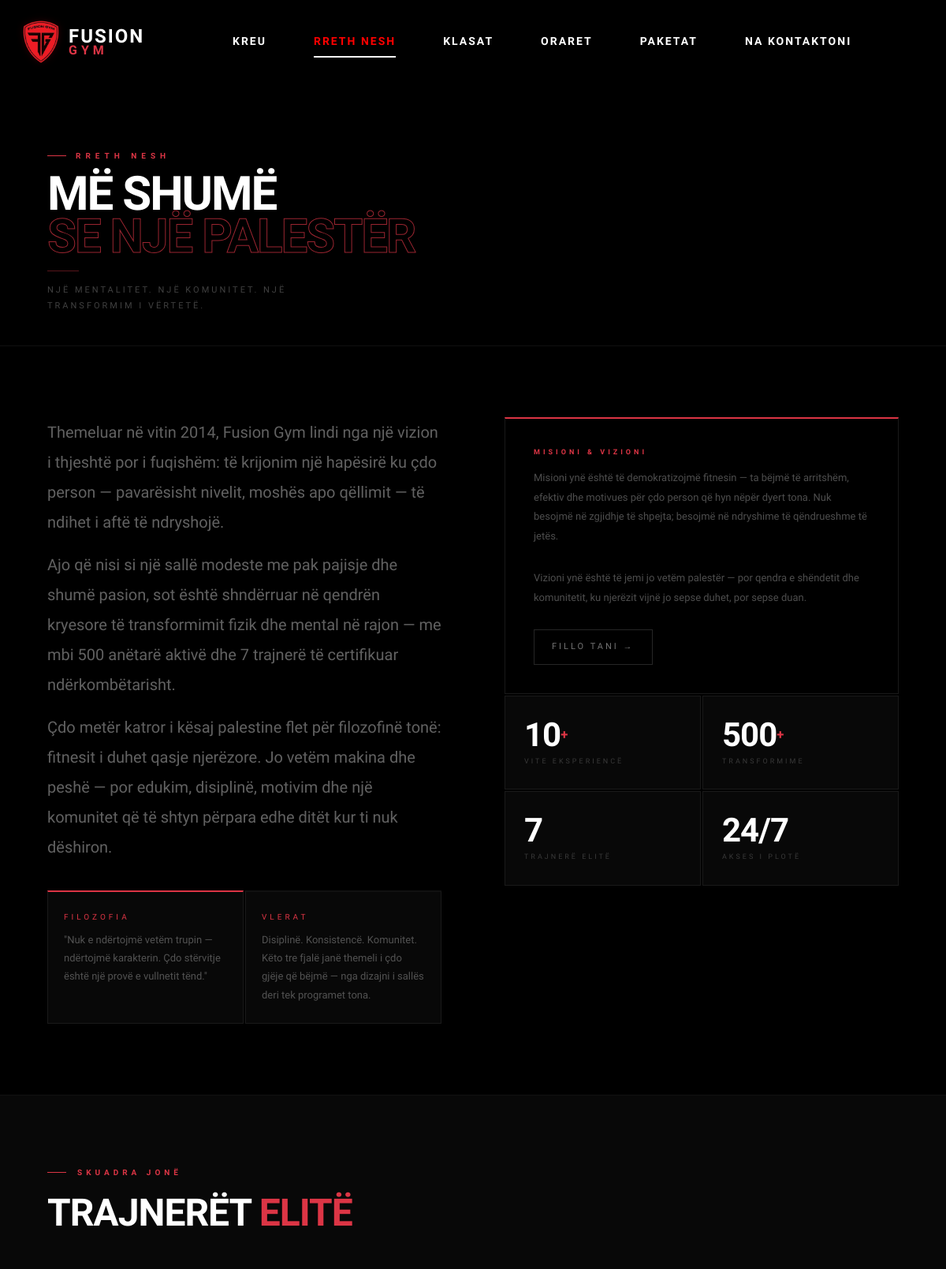
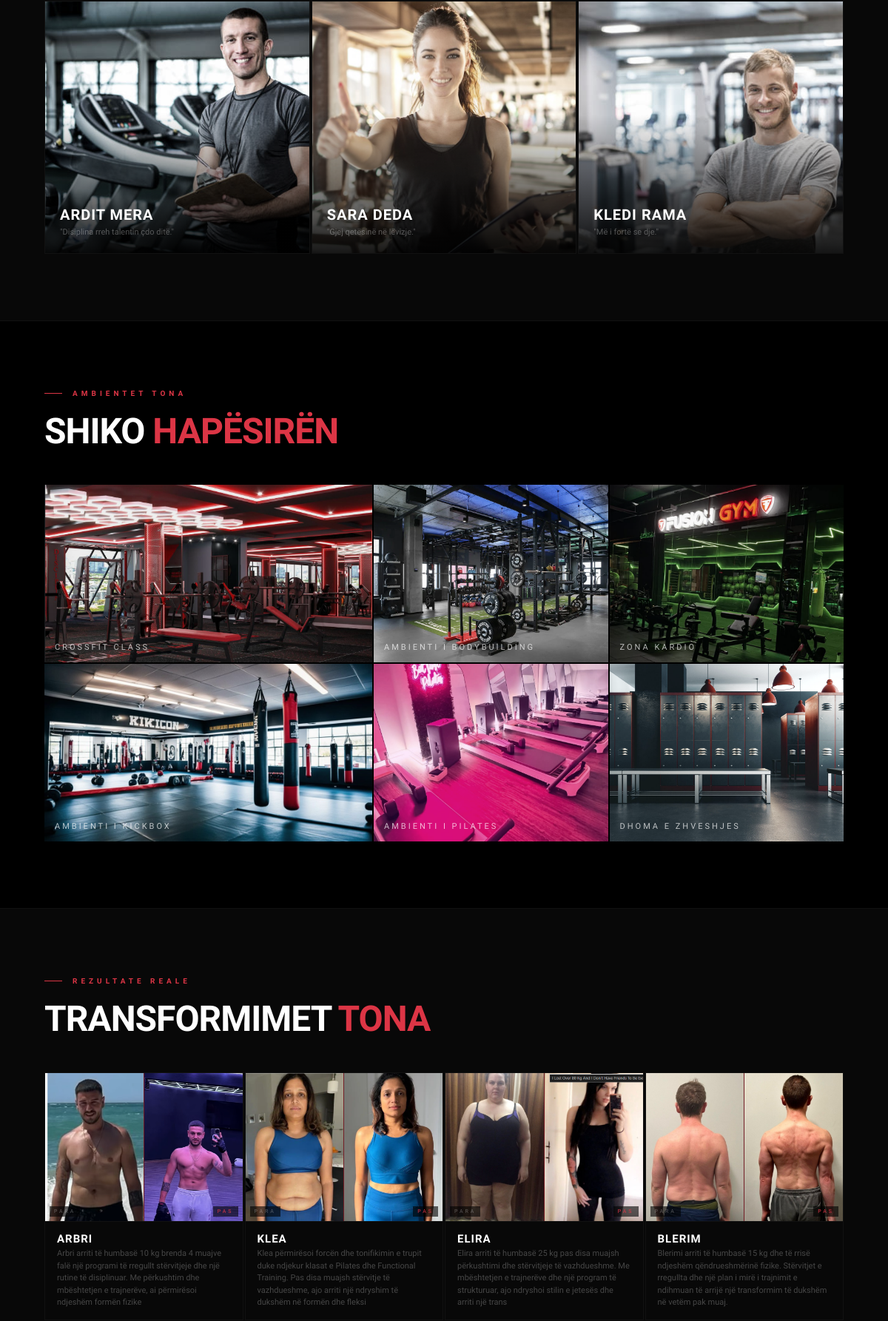
The page /about/ (upper part) on the database its author committed (2 pictures, top to bottom).
### aplikacion/models.py (models this page shows, shortened)
class Ambientet(models.Model):
    foto = models.ImageField(upload_to='ambient/')
    pershkrim = models.CharField(max_length=100)
    class Meta:
        verbose_name_plural = 'Ambientet'

class HistoriSuksesi(models.Model):
    emri=models.CharField(max_length=30)
    pershkrimi_shkurter = models.CharField(max_length=200)
    foto_para = models.ImageField(upload_to='transformime/')
    foto_pas = models.ImageField(upload_to='transformime/')
    data_krijimit = models.DateTimeField(auto_now_add=True)
    class Meta:
        verbose_name = "Foto Para/Pas"
        verbose_name_plural = "Foto Para/Pas"

### aplikacion/views.py (the view, shortened to what this page needs)
# urls.py: path('about/', views.about, name='about'),
def about(request):
    historite = HistoriSuksesi.objects.all()
    ambientet = Ambientet.objects.all()
    return render(request, 'about.html', {
        'historite': historite,
        'ambientet': ambientet
    })

### aplikacion/templates/about.html (shortened to what this page needs)
{% extends "base.html" %}
{% load static %}
{% block content %}
<div class="page-header">
  <div class="page-header-eyebrow"><span>Rreth Nesh</span></div>
  <h1 class="page-header-title">Më Shumë<br><em>se një Palestër</em></h1>
  <div class="page-header-line"></div>
  <p class="page-header-sub">Një mentalitet. Një komunitet. Një transformim i vërtetë.</p>
</div>
<section class="sp-section">
  <div class="sp-grid-2">
    <div>
      <p class="sp-body">Themeluar në vitin 2014, Fusion Gym lindi nga një vizion i thjeshtë por i fuqishëm: të krijonim një hapësirë ku çdo person — pavarësisht nivelit, moshës apo qëllimit — të ndihet i aftë të ndryshojë.</p>
      <p class="sp-body">Ajo që nisi si një sallë modeste me pak pajisje dhe shumë pasion, sot është shndërruar në qendrën kryesore të transformimit fizik dhe mental në rajon — me mbi 500 anëtarë aktivë dhe 7 trajnerë të certifikuar ndërkombëtarisht.</p>
      <p class="sp-body">Çdo metër katror i kësaj palestine flet për filozofinë tonë: fitnesit i duhet qasje njerëzore. Jo vetëm makina dhe peshë — por edukim, disiplinë, motivim dhe një komunitet që të shtyn përpara edhe ditët kur ti nuk dëshiron.</p>
      <div style="display:flex; gap:2px; margin-top:36px;">
        <div style="flex:1; background:#080808; border:1px solid #1a1a1a; border-top:2px solid #dc3545; padding:24px 20px;">
          <span style="font-size:10px; letter-spacing:4px; color:#dc3545; font-family:'Oswald',sans-serif; display:block; margin-bottom:10px;">FILOZOFIA</span>
          <p style="font-size:13px; color:rgba(255,255,255,0.3); font-family:'Oswald',sans-serif; font-weight:300; line-height:1.8; margin:0;">"Nuk e ndërtojmë vetëm trupin — ndërtojmë karakterin. Çdo stërvitje është një provë e vullnetit tënd."</p>
        </div>
        <div style="flex:1; background:#080808; border:1px solid #1a1a1a; border-top:2px solid #111; padding:24px 20px;">
          <span style="font-size:10px; letter-spacing:4px; color:#dc3545; font-family:'Oswald',sans-serif; display:block; margin-bottom:10px;">VLERAT</span>
          <p style="font-size:13px; color:rgba(255,255,255,0.3); font-family:'Oswald',sans-serif; font-weight:300; line-height:1.8; margin:0;">Disiplinë. Konsistencë. Komunitet. Këto tre fjalë janë themeli i çdo gjëje që bëjmë — nga dizajni i sallës deri tek programet tona.</p>
        </div>
      </div>
    </div>
    <div>
      <div class="sp-mission-box">
        <div class="sp-mission-label">Misioni &amp; Vizioni</div>
        <p class="sp-mission-text">Misioni ynë është të demokratizojmë fitnesin — ta bëjmë të arritshëm, efektiv dhe motivues për çdo person që hyn nëpër dyert tona. Nuk besojmë në zgjidhje të shpejta; besojmë në ndryshime të qëndrueshme të jetës.</p>
        <p class="sp-mission-text">Vizioni ynë është të jemi jo vetëm palestër — por qendra e shëndetit dhe komunitetit, ku njerëzit vijnë jo sepse duhet, por sepse duan.</p>
        <button class="fg-btn-outline" data-bs-toggle="modal" data-bs-target="#registerModal">Fillo Tani →</button>
      </div>
      <div class="sp-counters">
        <div class="sp-counter">
          <span class="sp-counter-n">10<sup>+</sup></span>
          <span class="sp-counter-l">Vite Eksperiencë</span>
        </div>
        <div class="sp-counter">
          <span class="sp-counter-n">500<sup>+</sup></span>
          <span class="sp-counter-l">Transformime</span>
        </div>
        <div class="sp-counter">
          <span class="sp-counter-n">7</span>
          <span class="sp-counter-l">Trajnerë Elitë</span>
        </div>
        <div class="sp-counter">
          <span class="sp-counter-n">24/7</span>
          <span class="sp-counter-l">Akses i Plotë</span>
        </div>
      </div>
    </div>
  </div>
</section>
<section class="sp-section sp-section-alt">
  <div class="sp-label"><span>Skuadra Jonë</span></div>
  <h2 class="sp-heading">Trajnerët <em>Elitë</em></h2>
  <div class="sp-trainers-grid">
    <div class="sp-trainer">
      <div class="sp-trainer-img">
        <img src="{% static 'images/trainer1.jpg' %}" alt="Ardit Mera">
        <div class="sp-trainer-info">
          <h3 class="sp-trainer-name">Ardit Mera</h3>
          <span class="sp-trainer-quote">"Disiplina rreh talentin çdo ditë."</span>
        </div>
      </div>
    </div>
    <div class="sp-trainer">
      <div class="sp-trainer-img">
        <img src="{% static 'images/trainer2.jpg' %}" alt="Sara Deda">
        <div class="sp-trainer-info">
          <h3 class="sp-trainer-name">Sara Deda</h3>
          <span class="sp-trainer-quote">"Gjej qetësinë në lëvizje."</span>
        </div>
      </div>
    </div>
    <div class="sp-trainer">
      <div class="sp-trainer-img">
        <img src="{% static 'images/trainer4.jpg' %}" alt="Kledi Rama">
        <div class="sp-trainer-info">
          <h3 class="sp-trainer-name">Kledi Rama</h3>
          <span class="sp-trainer-quote">"Më i fortë se dje."</span>
        </div>
      </div>
    </div>
  </div>
</section>
<section class="sp-section">
  <div class="sp-label"><span>Ambientet Tona</span></div>
  <h2 class="sp-heading">Shiko <em>Hapësirën</em></h2>
  <div class="sp-mosaic">
    {% for ambient in ambientet %}
    <div class="sp-mc-cell sp-mc-{{ forloop.counter }}"
         data-src="{{ ambient.foto.url }}"
         data-idx="{{ forloop.counter0 }}">
      <img src="{{ ambient.foto.url }}" alt="{{ ambient.pershkrim }}">
      <span class="sp-mc-num">{{ forloop.counter|stringformat:"02d" }}</span>
      <div class="sp-mc-label">{{ ambient.pershkrim }}</div>
    </div>
    {% endfor %}
  </div>
</section>
<section class="sp-section sp-section-alt">
  <div class="sp-label"><span>Rezultate Reale</span></div>
  <h2 class="sp-heading">Transformimet <em>Tona</em></h2>
  <div class="sp-transforms-grid">
    {% for histori in historite %}
    <div class="sp-transform-card">
      <div class="sp-transform-imgs">
        <div class="sp-transform-half">
          <img src="{{ histori.foto_para.url }}" alt="Para">
          <span class="sp-transform-label">Para</span>
        </div>
        <div class="sp-transform-half">
          <img src="{{ histori.foto_pas.url }}" alt="Pas">
          <span class="sp-transform-label sp-transform-label-r">Pas</span>
        </div>
      </div>
      <div class="sp-transform-foot">
        <h5>{{ histori.emri }}</h5>
        <p>{{ histori.pershkrimi_shkurter }}</p>
      </div>
    </div>
    {% empty %}
    <p style="color:rgba(255,255,255,0.2); font-family:'Oswald',sans-serif; font-size:13px;">Ende nuk ka transformime.</p>
    {% endfor %}
  </div>
</section>
{% endblock %}

### rows shown on the page
Ambientet: foto (picture), pershkrim "CROSSFIT CLASS"
Ambientet: foto (picture), pershkrim "AMBIENTI I BODYBUILDING"
Ambientet: foto (picture), pershkrim "ZONA KARDIO"
Ambientet: foto (picture), pershkrim "AMBIENTI I KICKBOX"
Ambientet: foto (picture), pershkrim "AMBIENTI I PILATES"
Ambientet: foto (picture), pershkrim "DHOMA E ZHVESHJES"
HistoriSuksesi: foto_para (picture), foto_pas (picture), emri "ARBRI", pershkrimi_shkurter "Arbri arriti të humbasë 10 kg brenda 4 muajve falë një programi të rregullt stërvitjeje dhe një rutine të disiplinuar. Me përkushtim dhe mbështetjen e trajnerëve, ai përmirësoi ndjeshëm formën fizike"
HistoriSuksesi: foto_para (picture), foto_pas (picture), emri "KLEA", pershkrimi_shkurter "Klea përmirësoi forcën dhe tonifikimin e trupit duke ndjekur klasat e Pilates dhe Functional Training. Pas disa muajsh stërvitje të vazhdueshme, ajo arriti një ndryshim të dukshëm në formën dhe fleksi"
HistoriSuksesi: foto_para (picture), foto_pas (picture), emri "ELIRA", pershkrimi_shkurter "Elira arriti të humbasë 25 kg pas disa muajsh përkushtimi dhe stërvitjeje të vazhdueshme. Me mbështetjen e trajnerëve dhe një program të strukturuar, ajo ndryshoi stilin e jetesës dhe arriti një trans"
HistoriSuksesi: foto_para (picture), foto_pas (picture), emri "BLERIM", pershkrimi_shkurter "Blerimi arriti të humbasë 15 kg dhe të rrisë ndjeshëm qëndrueshmërinë fizike. Stërvitjet e rregullta dhe një plan i mirë i trajnimit e ndihmuan të arrijë një transformim të dukshëm në vetëm pak muaj."
